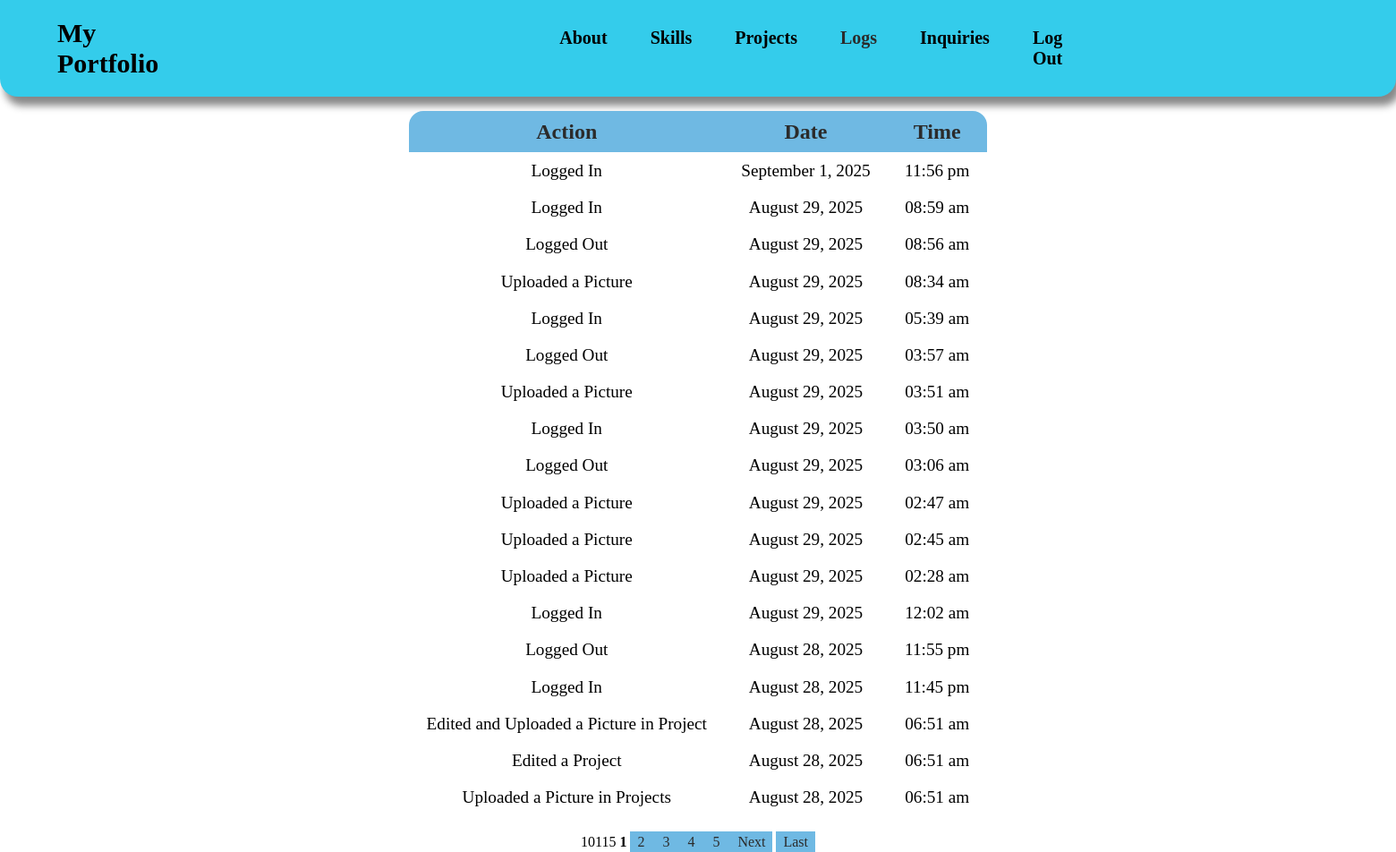
Screenshot of /php/logs.php (signed in) with the database file from the repository.
### tables this page shows
CREATE TABLE `logs` (
  `id` int(11) NOT NULL,
  `user_id` int(255) NOT NULL,
  `action` text NOT NULL,
  `timestamp` timestamp NOT NULL DEFAULT current_timestamp() ON UPDATE current_timestamp()
);

### php/logs.php (the view, shortened to what this page needs)
<!DOCTYPE html>
<html lang="en">
<head>
    <link rel="stylesheet" href="../css/logs.css">
</head>
<body>
<?php
require_once "config.php";
$user_id = $_SESSION["id"];
$rows_per_page = 18;
$page = isset($_GET['page']) && is_numeric($_GET['page']) ? intval($_GET['page']) : 1;
$offset = ($page - 1) * $rows_per_page;
$total_query = "SELECT COUNT(*) as total FROM logs WHERE user_id=$user_id";
$total_result = mysqli_query($conn, $total_query);
$total = mysqli_fetch_assoc($total_result)['total'];
$total_pages = ceil($total / $rows_per_page);
$query = "SELECT * FROM logs WHERE user_id=$user_id ORDER BY timestamp DESC LIMIT $rows_per_page OFFSET $offset";
$result = mysqli_query($conn, $query);
?>
<div class="header">
    <div class="header_container">
        <div class="nav_bar">
            <h1 class="header_title"> <a href="/my_portfolio/php/dashboard.php"> My Portfolio </a> </h1>
            <nav class="header_text">
                <ul>
                    <li> <a href="../admin/about/about.php"> About </a> </li>
                    <li id="skills"> <a href="../admin/skills/skills.php"> Skills </a> </li>
                    <li id="projects"> <a href="../admin/projects/projects.php"> Projects </a> </li>
                    <li id="logs"> <a href="../php/logs.php"> Logs </a> </li>
                    <li id="inquiries"> <a href="../php/inquiries.php"> Inquiries </a> </li>
                    <li> <a href="/my_portfolio/php/logout.php" onclick="return confirm('Are you sure you want to Log Out?')"> Log Out </a> </li>
                </ul>
            </nav>
        </div>
    </div>
</div>
<div class="table_container">
    <div id="table" class="activity_log_data_table">
        <table class="styled_table" id="data">
            <thead>
                <tr class="header_row">
                    <th> Action </th>
                    <th> Date </th>
                    <th> Time </th>
                </tr>
            </thead>
            <tbody>
            <?php
            if (mysqli_num_rows($result) > 0) {
                while ($row = mysqli_fetch_assoc($result)) {
                    $time = new DateTime($row['timestamp']);
                    $date = $time->format('F j, Y');
                    $time = $time->format('h:i a');
                    echo "<tr>
                            <td>{$row['action']}</td>
                            <td>{$date}</td>
                            <td>{$time}</td>
                          </tr>";
                }
            } else {
                echo '<tr><td colspan="3" id="add">Nothing in the Logs</td></tr>';
            }
            ?>
            </tbody>
        </table>
    </div>
</div>
<div id="nav" style="margin-top:20px; text-align:center;">
    <?php if ($total_pages > 1): ?>
        <?php
            $max_visible = 5;
            $start = max(1, $page - floor($max_visible / 2));
            echo $total_pages;
            echo $start;
            echo $page;
            $end = min($total_pages, $start + $max_visible - 1);
            echo $end;
        ?>
        <?php for ($i = $start; $i <= $end; $i++): ?>
            <?php if ($i == $page): ?>
                <b> <?php echo $i; ?> </b>
            <?php else: ?>
                <a href="?page=<?php echo $i; ?>">  <?php echo $i; ?> </a>
            <?php endif; ?>
        <?php endfor; ?>
        <?php if ($page < $total_pages): ?>
            <a href="?page=<?php echo $page + 1; ?>">Next</a>
            <a href="?page=<?php echo $total_pages; ?>">Last</a>
        <?php endif; ?>
    <?php endif; ?>
</div>
</body>
</html>

### css/logs.css (style rules this page uses)
body { min-height: 100vh; width: 100%; margin: 0; padding: 0; box-sizing: border-box; overflow-x: hidden; }
h1 a { display: inline-flex; text-decoration: none; color: black; }
.header { background-color: #34cceb; border-radius: 0px 0px 20px 20px; box-shadow: 5px 10px 8px #888888; }
.header_container { display: inline-block; width: 100% }
.nav_bar { display: inline-flex; align-items: center; gap: 28rem; }
.header_text { font-weight: 700; font-size: 20px; padding: 0; }
.header_text li { list-style: none; display: flex; }
ul { gap: 3rem; display: inline-flex; padding: 0; }
.header_text li a { text-decoration: none; color: black; }
.header_title { font-size: 30px; display: flex; justify-content: flex-start; padding: 0 0 0 4rem; }
.table_container { display: flex; justify-content: center; }
.styled_table { text-align: center; margin-top: 1rem; overflow: hidden; border-radius: 1rem 1rem 0 0; }
.header_row { font-size: 1.5rem; }
td { padding: 0.6rem 1.2rem; font-size: 1.2rem; }
#nav a { background-color: #6fb9e3; color: #2B2B2B; padding: 0.2rem 0.5rem; text-decoration: none; }
li#logs a { color: #2B2B2B; }
.styled_table thead tr { background-color: #6fb9e3; color: #2B2B2B; }
table { border-collapse: collapse; }
th { padding: 0.6rem; }

### rows the page displays
logs: action "Logged In", timestamp "September 1, 2025", timestamp "11:56 pm"
logs: action "Logged In", timestamp "August 29, 2025", timestamp "08:59 am"
logs: action "Logged Out", timestamp "August 29, 2025", timestamp "08:56 am"
logs: action "Uploaded a Picture", timestamp "August 29, 2025", timestamp "08:34 am"
logs: action "Logged In", timestamp "August 29, 2025", timestamp "05:39 am"
logs: action "Logged Out", timestamp "August 29, 2025", timestamp "03:57 am"
logs: action "Uploaded a Picture", timestamp "August 29, 2025", timestamp "03:51 am"
logs: action "Logged In", timestamp "August 29, 2025", timestamp "03:50 am"
logs: action "Logged Out", timestamp "August 29, 2025", timestamp "03:06 am"
logs: action "Uploaded a Picture", timestamp "August 29, 2025", timestamp "02:47 am"
logs: action "Uploaded a Picture", timestamp "August 29, 2025", timestamp "02:45 am"
logs: action "Uploaded a Picture", timestamp "August 29, 2025", timestamp "02:28 am"
logs: action "Logged In", timestamp "August 29, 2025", timestamp "12:02 am"
logs: action "Logged Out", timestamp "August 28, 2025", timestamp "11:55 pm"
logs: action "Logged In", timestamp "August 28, 2025", timestamp "11:45 pm"
logs: action "Edited and Uploaded a Picture in Project", timestamp "August 28, 2025", timestamp "06:51 am"
logs: action "Edited a Project", timestamp "August 28, 2025", timestamp "06:51 am"
logs: action "Uploaded a Picture in Projects", timestamp "August 28, 2025", timestamp "06:51 am"

### other values shown
$total_pages "10"
$start "1"
$page "1"
$end "5"
